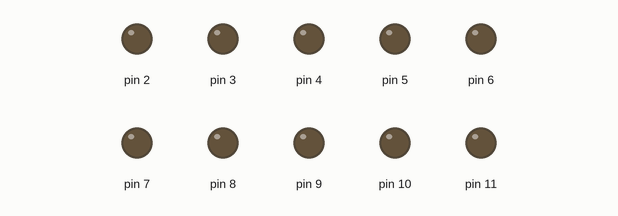
A sketch run on a simulated Arduino Uno, built with avr-gcc and run on an emulated ATmega328P. Shown: output pins drawn as LEDs (lit = HIGH).

Above: at 0.5 s.
At 3.5 s:
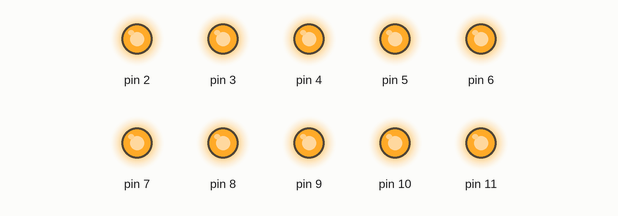
Timing chart, 0 to 4.6 s (numbered marks = the images above):
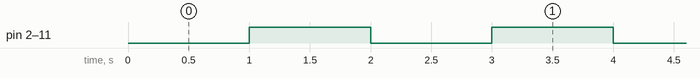

The sketch:

1_digit_7_segments_display.ino
```cpp
int first = 2;
int last = 12;

void setup(){
  for (int i = first; i < last; i++) {
    pinMode(i, OUTPUT);
    digitalWrite(i,0);
  }
}
void loop(){
  for (int i = first; i < last; i++){
    pinMode(i, OUTPUT);
    digitalWrite(i,0);
  }
  delay(1000);
  for (int i = first; i < last; i++){
    pinMode(i, OUTPUT);
    digitalWrite(i,1);
  }
  delay(1000);
}
```

Measured:
- by itself, pin 2–11: alternates HIGH for 1.0 s and LOW for 1.0 s
